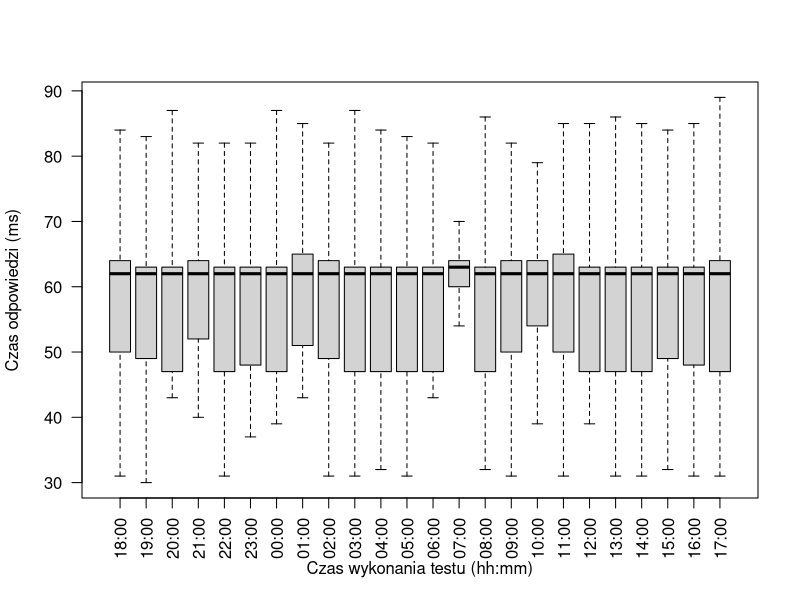

Here is the R script that generated this plot:
png(filename="azure-variance-boxplot.png", width=640, height=480)

csvData <- read.csv(file="data.csv", header=TRUE, sep=",")
boxplot(csvData,  ylab="Czas odpowiedzi (ms)", xlab="Czas wykonania testu (hh:mm)", outline=FALSE, las=2, names=c("18:00","19:00","20:00","21:00","22:00","23:00","00:00","01:00","02:00","03:00","04:00","05:00","06:00","07:00","08:00","09:00","10:00","11:00","12:00","13:00","14:00","15:00","16:00","17:00"))
